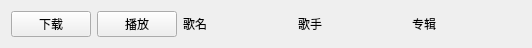
<?xml version="1.0" encoding="UTF-8"?>
<ui version="4.0">
 <class>SongListItem</class>
 <widget class="QWidget" name="SongListItem">
  <property name="geometry">
   <rect>
    <x>0</x>
    <y>0</y>
    <width>532</width>
    <height>41</height>
   </rect>
  </property>
  <property name="windowTitle">
   <string>Form</string>
  </property>
  <layout class="QHBoxLayout" name="horizontalLayout">
   <item>
    <widget class="QPushButton" name="pushButton">
     <property name="sizePolicy">
      <sizepolicy hsizetype="Fixed" vsizetype="Fixed">
       <horstretch>2</horstretch>
       <verstretch>2</verstretch>
      </sizepolicy>
     </property>
     <property name="minimumSize">
      <size>
       <width>2</width>
       <height>2</height>
      </size>
     </property>
     <property name="text">
      <string>下载</string>
     </property>
    </widget>
   </item>
   <item>
    <widget class="QPushButton" name="pushButton_2">
     <property name="sizePolicy">
      <sizepolicy hsizetype="Fixed" vsizetype="Fixed">
       <horstretch>2</horstretch>
       <verstretch>2</verstretch>
      </sizepolicy>
     </property>
     <property name="text">
      <string>播放</string>
     </property>
    </widget>
   </item>
   <item>
    <widget class="QLabel" name="label">
     <property name="sizePolicy">
      <sizepolicy hsizetype="Expanding" vsizetype="Fixed">
       <horstretch>0</horstretch>
       <verstretch>0</verstretch>
      </sizepolicy>
     </property>
     <property name="text">
      <string>歌名</string>
     </property>
    </widget>
   </item>
   <item>
    <widget class="QLabel" name="label_2">
     <property name="sizePolicy">
      <sizepolicy hsizetype="Expanding" vsizetype="Fixed">
       <horstretch>0</horstretch>
       <verstretch>0</verstretch>
      </sizepolicy>
     </property>
     <property name="text">
      <string>歌手</string>
     </property>
    </widget>
   </item>
   <item>
    <widget class="QLabel" name="label_3">
     <property name="sizePolicy">
      <sizepolicy hsizetype="Expanding" vsizetype="Fixed">
       <horstretch>0</horstretch>
       <verstretch>0</verstretch>
      </sizepolicy>
     </property>
     <property name="text">
      <string>专辑</string>
     </property>
    </widget>
   </item>
  </layout>
 </widget>
 <resources/>
 <connections/>
</ui>
